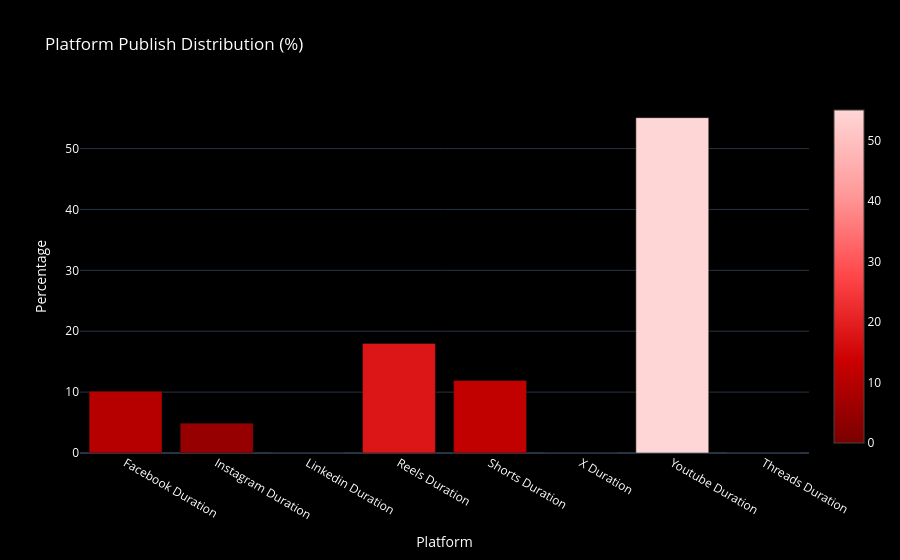

The cell this chart's notebook holds for it:
### Markdown cell above
KPI1 -1

### Code cell
custom_colors = [
    "#7A0000",
    "#CC0000",
    "#FF4649",
    "#FF9A9A",
    "#FFD6D6"
]
platform_cols = df.columns[1:-1]

platform_sum = df[platform_cols].sum()
total_sum = platform_sum.sum()

platform_distribution = (platform_sum / total_sum) * 100

platform_distribution = platform_distribution.reset_index()
platform_distribution.columns = ["Platform", "Percentage"]

import plotly.express as px

fig = px.bar(
    platform_distribution,
    x="Platform",
    y="Percentage",
    title="Platform Publish Distribution (%)"
)

# Apply YOUR colors manually
fig.update_traces(
    marker=dict(
        color=platform_distribution["Percentage"],
        colorscale=custom_colors,
        showscale=True
    )
)

# Dark theme
fig.update_layout(
    template="plotly_dark",
    paper_bgcolor="black",
    plot_bgcolor="black",
    font=dict(color="white"),
    title_font=dict(color="white")
)

fig.show()

### Figure 1 — Plotly figure (JSON) as saved in the notebook; plotly's stock layout.template omitted (floating-point values rounded to 4 significant figures)
{"data": [{"hovertemplate": "Platform=%{x}<br>Percentage=%{y}<extra></extra>", "legendgroup": "", "marker": {"color": [10.13, 4.893, 0, 17.99, 11.91, 0, 55.08, 0], "colorscale": [[0, "#7A0000"], [0.25, "#CC0000"], [0.5, "#FF4649"], [0.75, "#FF9A9A"], [1, "#FFD6D6"]], "pattern": {"shape": ""}, "showscale": true}, "name": "", "orientation": "v", "showlegend": false, "textposition": "auto", "type": "bar", "x": ["Facebook Duration", "Instagram Duration", "Linkedin Duration", "Reels Duration", "Shorts Duration", "X Duration", "Youtube Duration", "Threads Duration"], "xaxis": "x", "y": [10.13, 4.893, 0, 17.99, 11.91, 0, 55.08, 0], "yaxis": "y"}], "layout": {"barmode": "relative", "font": {"color": "white"}, "legend": {"tracegroupgap": 0}, "paper_bgcolor": "black", "plot_bgcolor": "black", "title": {"font": {"color": "white"}, "text": "Platform Publish Distribution (%)"}, "xaxis": {"anchor": "y", "domain": [0, 1], "title": {"text": "Platform"}}, "yaxis": {"anchor": "x", "domain": [0, 1], "title": {"text": "Percentage"}}}}
